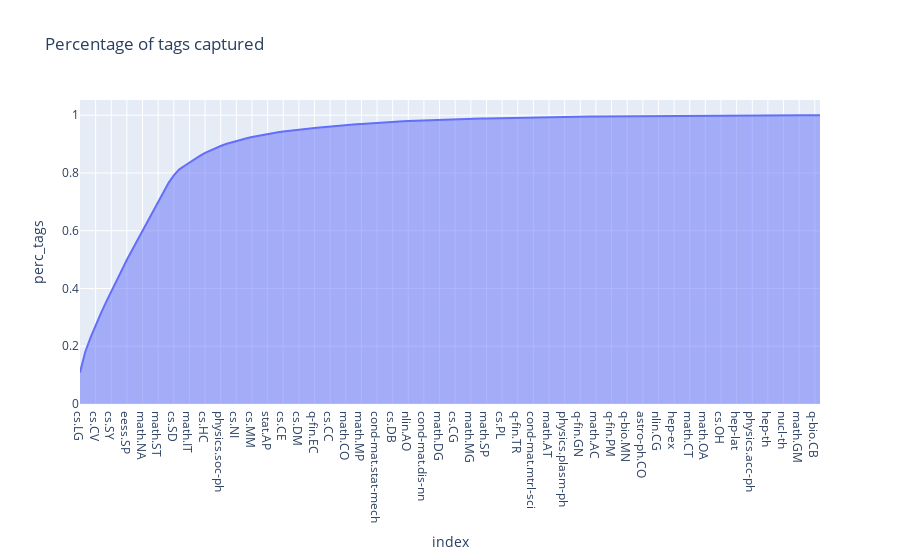

The code cell stored with this chart in its notebook:
### Code cell
fig = px.area(df_sum, y="perc_tags", title="Percentage of tags captured")
fig.show()
_ = fig.update_xaxes(tickangle=45)

### Figure 1 — Plotly figure (JSON) as saved in the notebook; plotly's stock layout.template omitted (floating-point values rounded to 4 significant figures; data arrays with more than 128 entries replaced by an {"elided": "..."} marker saying what was removed)
{"data": [{"fillpattern": {"shape": ""}, "hovertemplate": "index=%{x}<br>perc_tags=%{y}<extra></extra>", "legendgroup": "", "line": {"color": "#636efa"}, "marker": {"symbol": "circle"}, "mode": "lines", "name": "", "orientation": "v", "showlegend": false, "stackgroup": "1", "type": "scatter", "x": {"elided": "143 str values"}, "xaxis": "x", "y": {"elided": "143 float values"}, "yaxis": "y"}], "layout": {"legend": {"tracegroupgap": 0}, "title": {"text": "Percentage of tags captured"}, "xaxis": {"anchor": "y", "domain": [0, 1], "title": {"text": "index"}}, "yaxis": {"anchor": "x", "domain": [0, 1], "title": {"text": "perc_tags"}}}}
